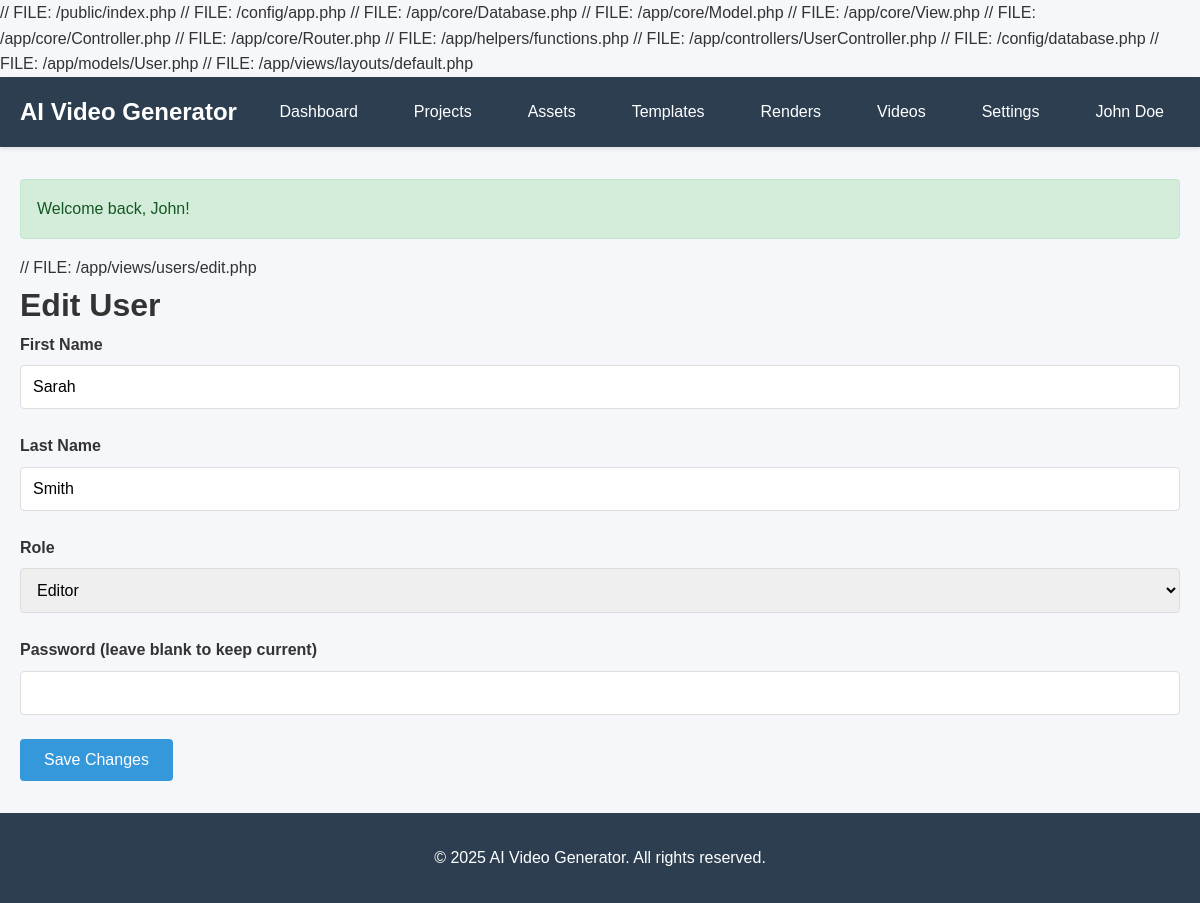
/users/3/edit (signed in), run on the app's committed database.
### tables this page shows
CREATE TABLE `users` (
  `id` INT UNSIGNED NOT NULL AUTO_INCREMENT,
  `tenant_id` INT UNSIGNED NOT NULL,
  `email` VARCHAR(255) NOT NULL,
  `password` VARCHAR(255) NOT NULL,
  `first_name` VARCHAR(100) NOT NULL,
  `last_name` VARCHAR(100) NOT NULL,
  `role` ENUM('platform_admin', 'tenant_admin', 'editor', 'viewer') DEFAULT 'editor',
  `status` ENUM('active', 'inactive') DEFAULT 'active',
  `last_login_at` TIMESTAMP NULL DEFAULT NULL,
  `created_at` TIMESTAMP DEFAULT CURRENT_TIMESTAMP,
  `updated_at` TIMESTAMP DEFAULT CURRENT_TIMESTAMP ON UPDATE CURRENT_TIMESTAMP,
  PRIMARY KEY (`id`),
  UNIQUE KEY `email` (`email`),
  KEY `tenant_id` (`tenant_id`),
  KEY `role` (`role`),
  CONSTRAINT `fk_users_tenant` FOREIGN KEY (`tenant_id`) REFERENCES `tenants` (`id`) ON DELETE CASCADE
);

### public/index.php (called while the page is built, shortened)
<?php
$config = require __DIR__ . '/../config/app.php';
require_once __DIR__ . '/../app/core/Database.php';
require_once __DIR__ . '/../app/core/Model.php';
require_once __DIR__ . '/../app/core/View.php';
require_once __DIR__ . '/../app/core/Controller.php';
require_once __DIR__ . '/../app/core/Router.php';
require_once __DIR__ . '/../app/helpers/functions.php';
$router = new Router();
$router->get('/', 'HomeController', 'index');
$router->get('/login', 'AuthController', 'login');
$router->post('/login', 'AuthController', 'loginPost');
$router->get('/register', 'AuthController', 'register');
$router->post('/register', 'AuthController', 'registerPost');
$router->get('/logout', 'AuthController', 'logout');
$router->get('/dashboard', 'DashboardController', 'index');
$router->get('/projects', 'ProjectController', 'index');
$router->get('/projects/create', 'ProjectController', 'create');
$router->post('/projects/create', 'ProjectController', 'store');
$router->get('/projects/:id', 'ProjectController', 'show');
$router->get('/projects/:id/edit', 'ProjectController', 'edit');
$router->post('/projects/:id/edit', 'ProjectController', 'update');
$router->post('/projects/:id/delete', 'ProjectController', 'delete');
$router->get('/projects/:id/scenes', 'SceneController', 'index');
$router->get('/projects/:id/scenes/create', 'SceneController', 'create');
$router->post('/projects/:id/scenes/create', 'SceneController', 'store');
$router->get('/scenes/:id/edit', 'SceneController', 'edit');
$router->post('/scenes/:id/edit', 'SceneController', 'update');
$router->post('/scenes/:id/delete', 'SceneController', 'delete');
$router->get('/assets', 'AssetController', 'index');
$router->get('/assets/upload', 'AssetController', 'upload');
$router->post('/assets/upload', 'AssetController', 'store');
$router->get('/assets/:id', 'AssetController', 'show');
$router->post('/assets/:id/delete', 'AssetController', 'delete');
$router->get('/templates', 'TemplateController', 'index');
$router->get('/templates/create', 'TemplateController', 'create');
$router->post('/templates/create', 'TemplateController', 'store');
$router->get('/templates/:id', 'TemplateController', 'show');
$router->post('/templates/:id/delete', 'TemplateController', 'delete');
$router->get('/renders', 'RenderController', 'index');
$router->get('/renders/create', 'RenderController', 'create');
$router->post('/renders/create', 'RenderController', 'store');
$router->get('/renders/:id', 'RenderController', 'show');
$router->post('/renders/:id/retry', 'RenderController', 'retry');
$router->get('/videos', 'VideoController', 'index');
$router->get('/videos/:id', 'VideoController', 'show');
$router->get('/videos/:id/download', 'VideoController', 'download');
$router->post('/videos/:id/duplicate', 'VideoController', 'duplicate');
$router->get('/tenant/settings', 'TenantController', 'settings');
$router->post('/tenant/settings', 'TenantController', 'updateSettings');
$router->get('/tenant/brand', 'TenantController', 'brand');
$router->post('/tenant/brand', 'TenantController', 'updateBrand');
$router->get('/users', 'UserController', 'index');
$router->get('/users/create', 'UserController', 'create');
$router->post('/users/create', 'UserController', 'store');
$router->get('/users/:id/edit', 'UserController', 'edit');
$router->post('/users/:id/edit', 'UserController', 'update');
$router->post('/users/:id/delete', 'UserController', 'delete');
$router->get('/subscription', 'SubscriptionController', 'index');
$router->get('/subscription/plans', 'SubscriptionController', 'plans');
$router->post('/subscription/subscribe', 'SubscriptionController', 'subscribe');
$router->get('/subscription/invoices', 'SubscriptionController', 'invoices');
$router->get('/subscription/usage', 'SubscriptionController', 'usage');
$router->get('/admin', 'AdminController', 'index');
$router->get('/admin/tenants', 'AdminController', 'tenants');
$router->get('/admin/plans', 'AdminController', 'plans');
$router->get('/admin/plans/create', 'AdminController', 'createPlan');
$router->post('/admin/plans/create', 'AdminController', 'storePlan');
$router->get('/api-keys', 'ApiKeyController', 'index');
$router->post('/api-keys/generate', 'ApiKeyController', 'generate');
$router->post('/api-keys/:id/revoke', 'ApiKeyController', 'revoke');
$router->post('/api/v1/render', 'ApiController', 'createRenderJob');
$router->get('/api/v1/render/:id', 'ApiController', 'getRenderJob');
$router->get('/analytics', 'AnalyticsController', 'index');
$router->get('/analytics/reports', 'AnalyticsController', 'reports');
$router->dispatch();

### app/views/users/edit.php (the view, shortened to what this page needs)
// FILE: /app/views/users/edit.php
<h1>Edit User</h1>
<form method="POST" action="/users/<?php echo $editUser['id']; ?>/edit">
    <div class="form-group"><label>First Name</label><input type="text" name="first_name" value="<?php echo $this->escape($editUser['first_name']); ?>" required></div>
    <div class="form-group"><label>Last Name</label><input type="text" name="last_name" value="<?php echo $this->escape($editUser['last_name']); ?>" required></div>
    <div class="form-group">
        <label>Role</label>
        <select name="role">
            <option value="editor" <?php echo $editUser['role'] === 'editor' ? 'selected' : ''; ?>>Editor</option>
        </select>
    </div>
    <div class="form-group"><label>Password (leave blank to keep current)</label><input type="password" name="password"></div>
    <button type="submit" class="btn btn-primary">Save Changes</button>
</form>

### app/core/Router.php (shortened to what this page needs)
// FILE: /app/core/Router.php
<?php
class Router
{
    private $routes = [];
    public function get($path, $controller, $method)
    {
        $this->routes['GET'][$path] = ['controller' => $controller, 'method' => $method];
    }
    public function post($path, $controller, $method)
    {
        $this->routes['POST'][$path] = ['controller' => $controller, 'method' => $method];
    }
    public function dispatch()
    {
        $requestMethod = $_SERVER['REQUEST_METHOD'];
        $requestUri = parse_url($_SERVER['REQUEST_URI'], PHP_URL_PATH);
        $basePath = str_replace('/public/index.php', '', $_SERVER['SCRIPT_NAME']);
        $requestUri = str_replace($basePath, '', $requestUri);
        $requestUri = '/' . trim($requestUri, '/');
        foreach ($this->routes[$requestMethod] as $path => $route) {
            $pattern = $this->convertToRegex($path);
            if (preg_match($pattern, $requestUri, $matches)) {
                array_shift($matches);
                $this->executeRoute($route, $matches);
                return;
            }
        }
    }
    private function convertToRegex($path)
    {
        $pattern = preg_replace('/\/:([a-zA-Z0-9_]+)/', '/([a-zA-Z0-9_-]+)', $path);
        return '#^' . $pattern . '$#';
    }
    private function executeRoute($route, $params)
    {
        $methodName = $route['method'];
        $controller = new $controllerName();
        call_user_func_array([$controller, $methodName], $params);
    }
}

### public/css/style.css (style rules this page uses)
* { margin: 0; padding: 0; box-sizing: border-box; }
body { font-family: 'Arial', sans-serif; font-size: 16px; line-height: 1.6; color: #333; background: #f5f7fa; }
.btn { display: inline-block; padding: 0.75rem 1.5rem; border: none; border-radius: 4px; text-decoration: none; cursor: pointer; transition: all 0.3s; font-size: 1rem; }
.btn-primary { background: #3498db; color: white; }
.form-group { margin-bottom: 1.5rem; }
.form-group label { display: block; margin-bottom: 0.5rem; font-weight: bold; }
.form-group input, .form-group select, .form-group textarea { width: 100%; padding: 0.75rem; border: 1px solid #ddd; border-radius: 4px; font-size: 1rem; }

### data on the page
users: first_name "Sarah", last_name "Smith", role "Editor"

### other printed values
$this->escape($_SESSION['user_name'] ?? 'User') "John Doe"
